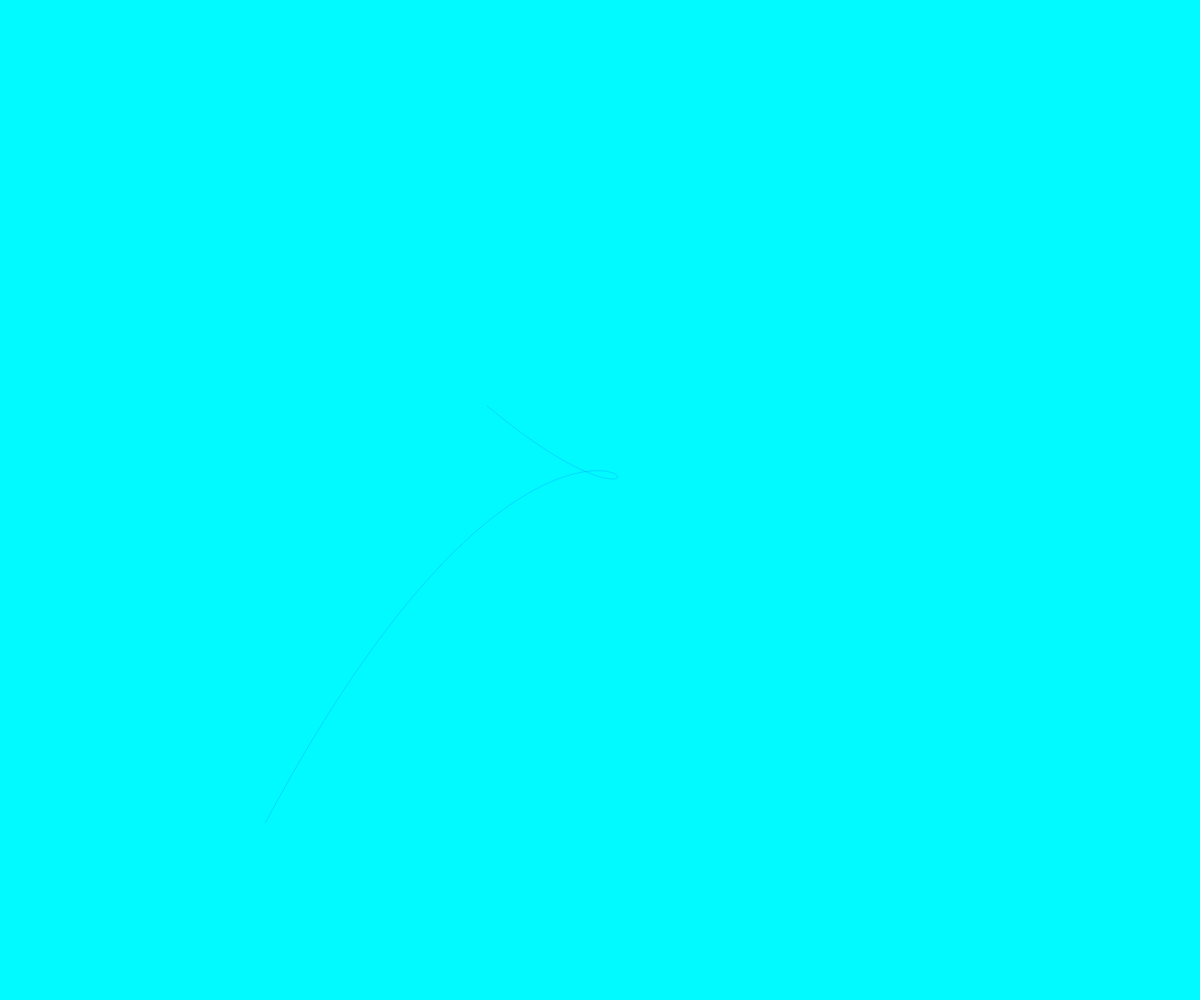
Frame 1 (no input)
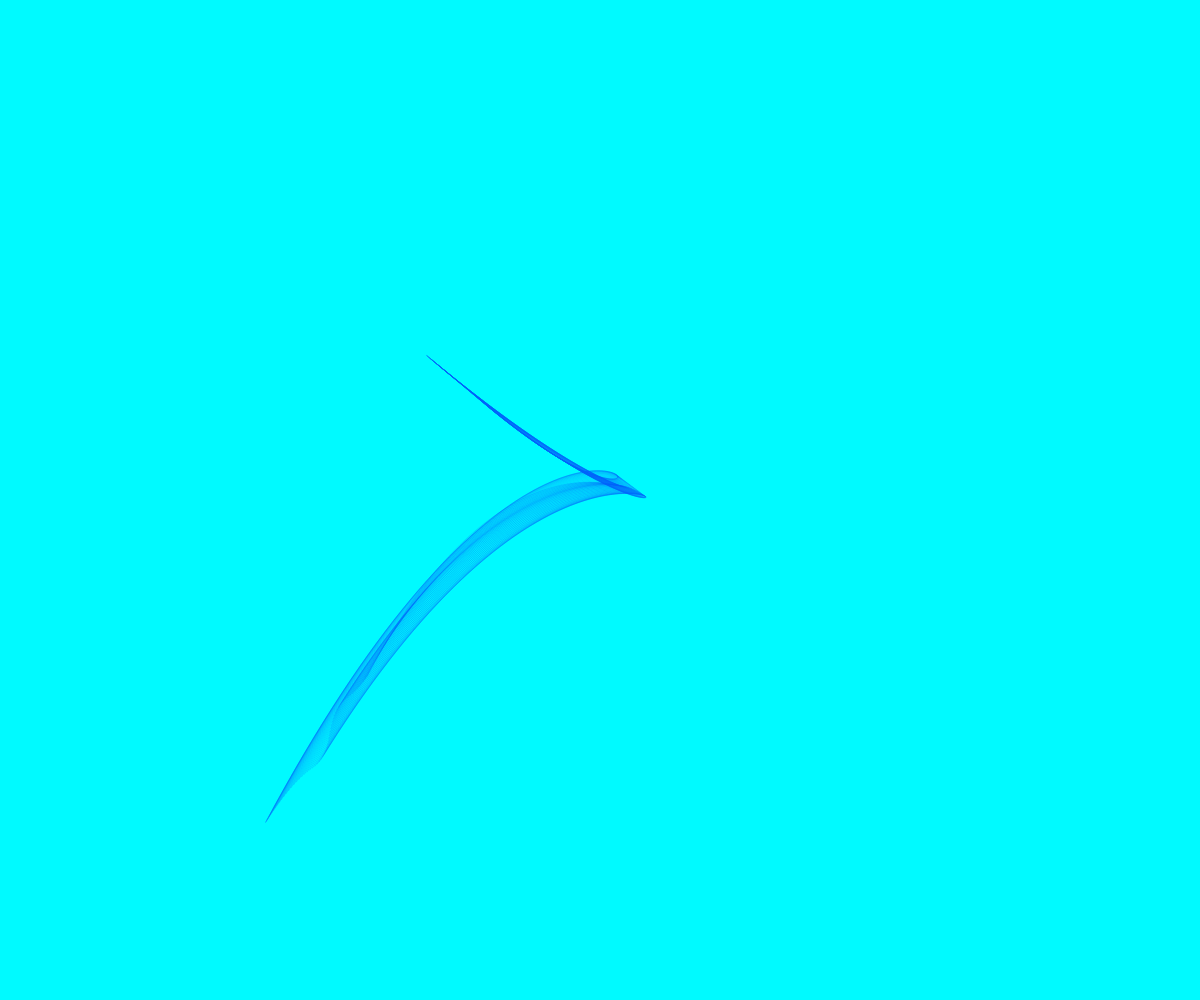
Frame 60 (no input)
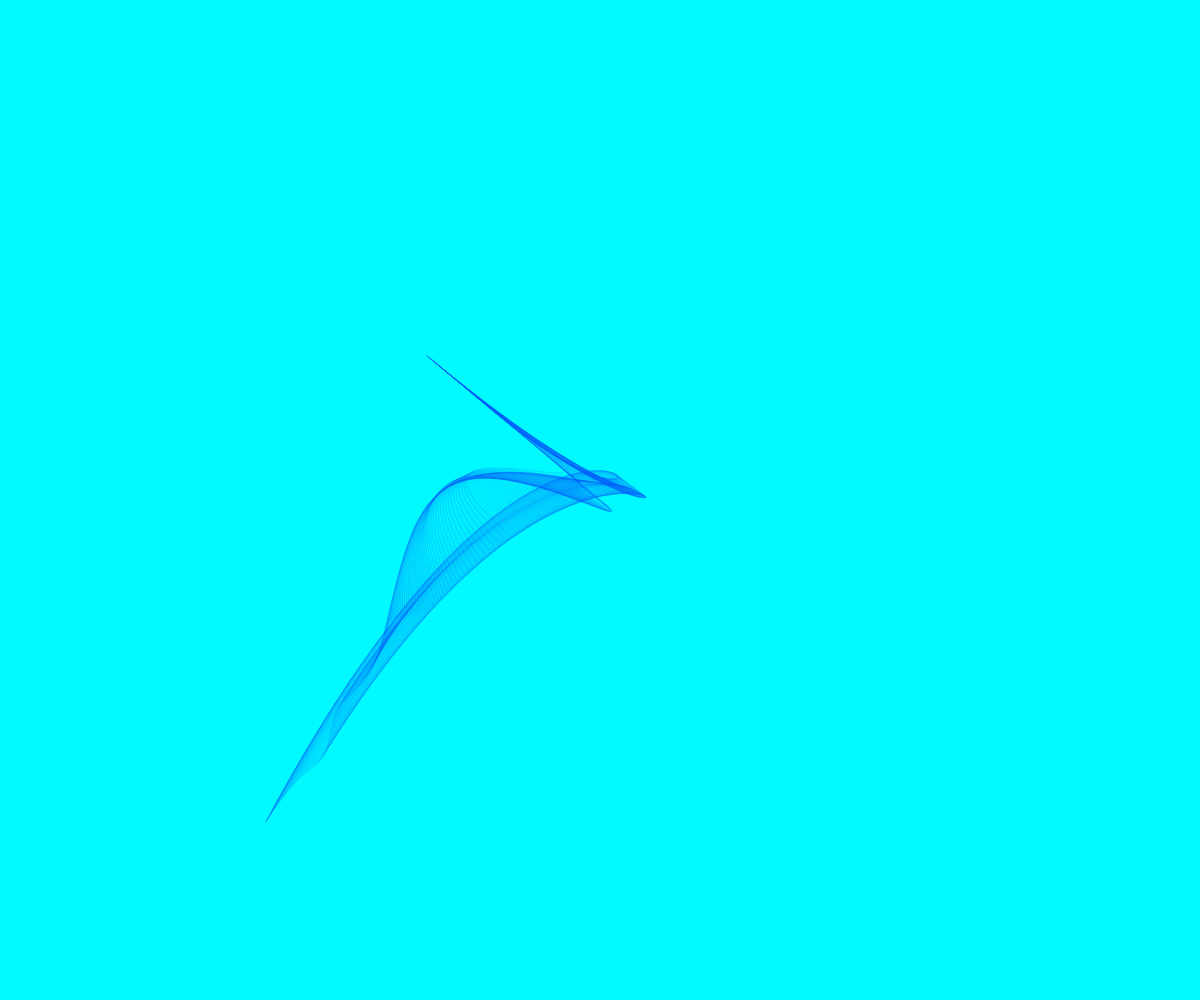
Frame 120 (the mouse pressed at the canvas centre since frame 60)

The p5.js sketch that drew these frames (run headless with seeded random() and noise() and a simulated clock; from frame 60 on, the mouse is pressed at the canvas centre):

// p5.js sketch
// ── sketch.js
//"Transparent History"-A dynamic, continous curve that gracefully flows.
//Made using Bezier curve and noise applied to 2 anchor and 2 control points.

var t;
function setup() {
createCanvas(windowWidth, windowHeight) ;
stroke(0,100,250,55);
noFill();
t = 0 ;
background(0,250,255);
}

function draw() {
//4 points used for drawing continuous Bezier curve
//experiment with various numbers until achieve interesting image
  let x1 = width * noise(t + 35);
  let x2 = width * noise(t + 55);
  let x3 = width * noise(t + 75);
  let x4 = width * noise (t + 95);
  let y1 = height * noise (t + 35);
  let y2 = height * noise (t + 55);
  let y3 = height * noise (t + 95);
  let y4 = height * noise (t + 105);

  bezier( x1, y1, x2, y2, x3, y3, x4, y4);
//increase t to increase speed image appears
  t= t+0.001*5;
}
